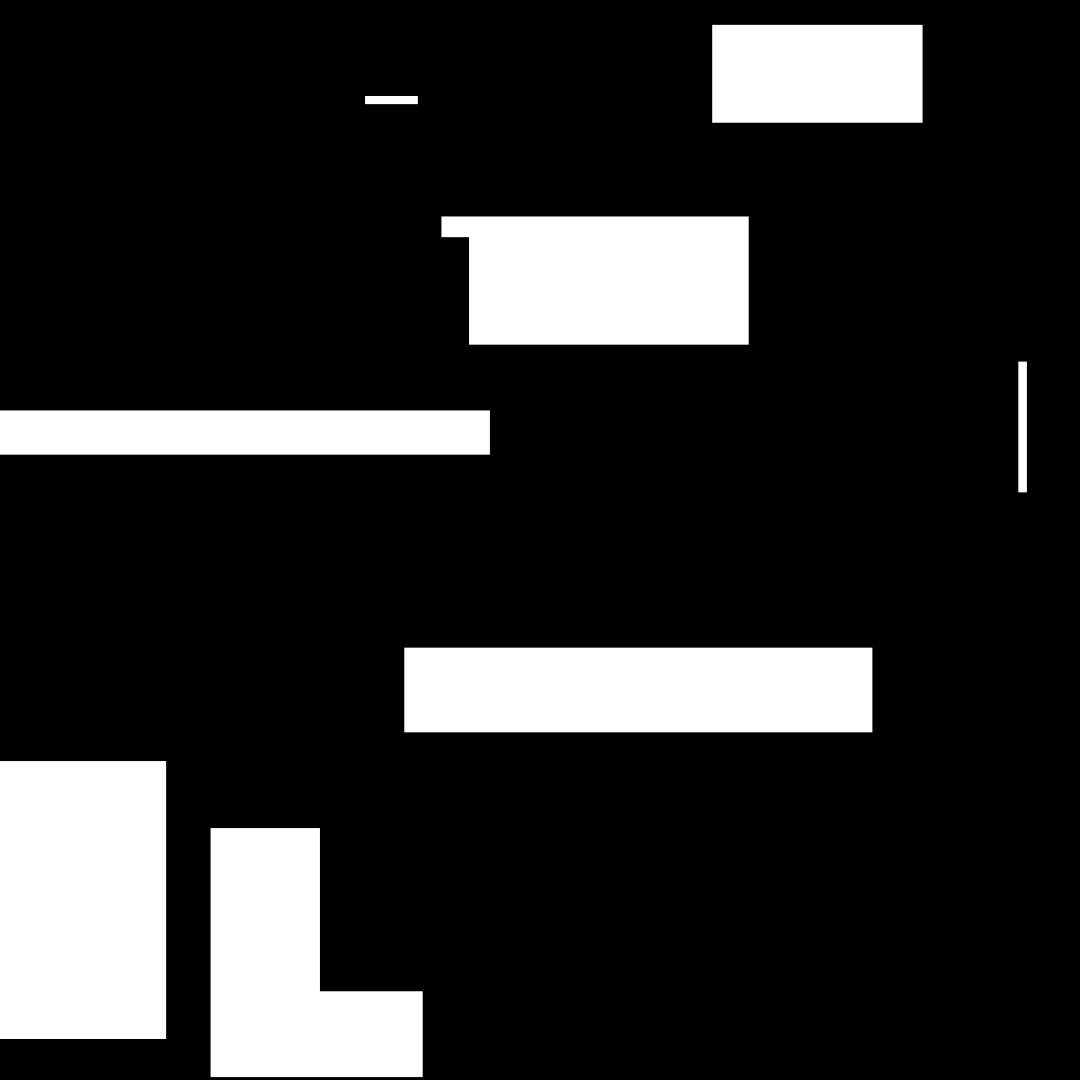
Frame 1 (no input)
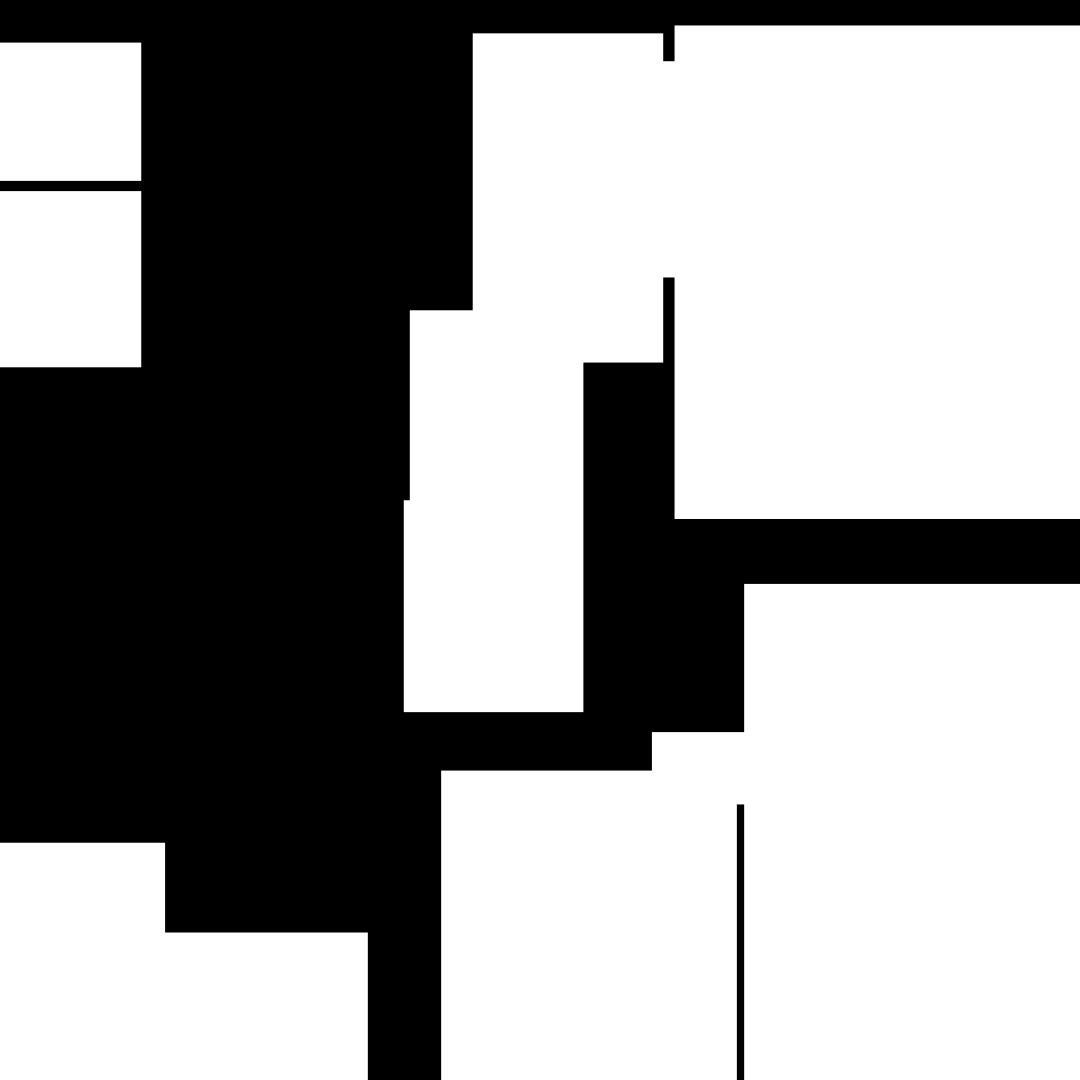
Frame 60 (the mouse pressed at the canvas centre just before this capture)
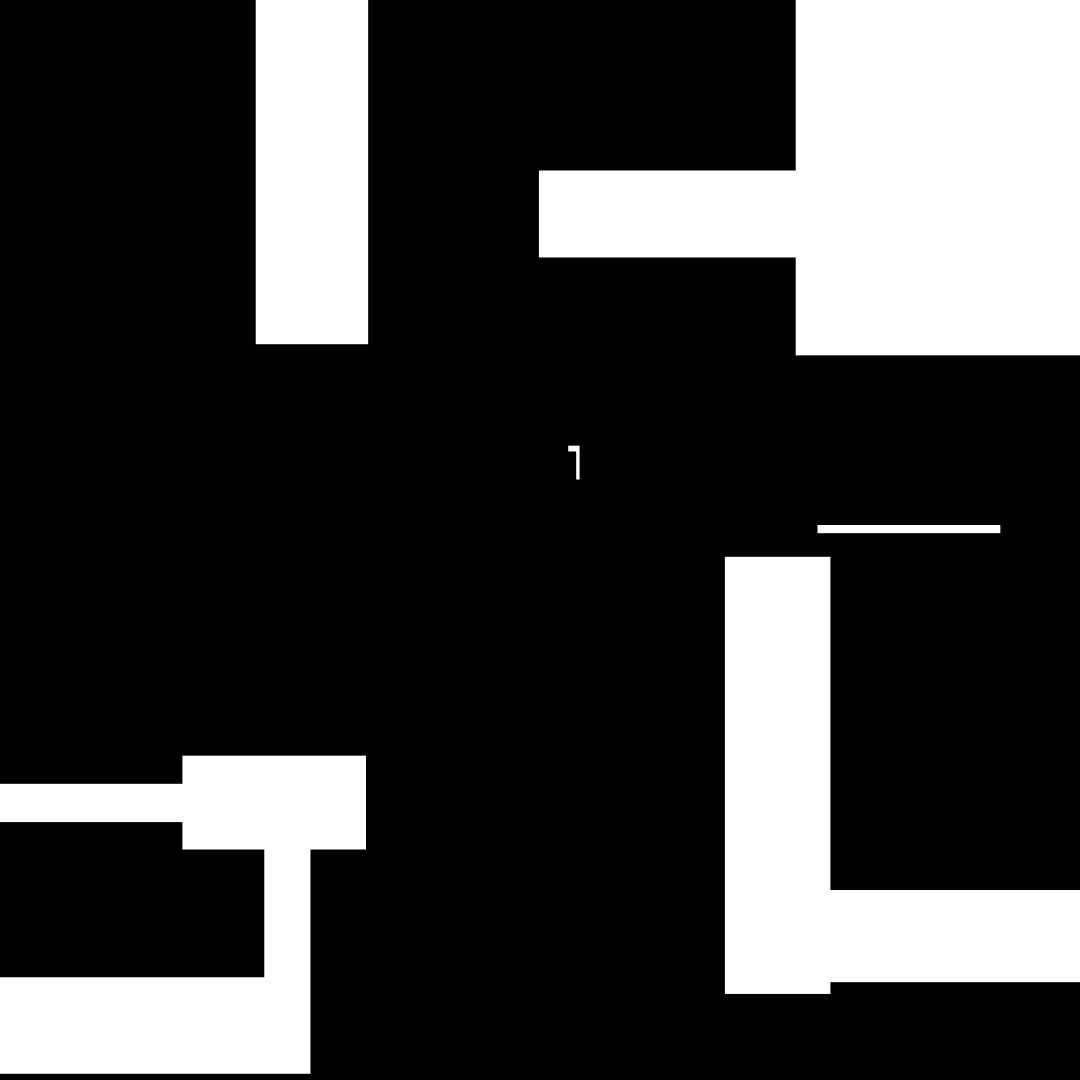
Frame 120 (the mouse held since frame 60 and released just before this capture)

The Processing sketch that drew these frames (run headless with seeded random() and noise(); from frame 60 on, the mouse is pressed at the canvas centre):

// Processing sketch: sketch_004
// ── sketch_004.pde
//int field_width = screenWidth;
//int field_height = screenHeight;
float frame = 0;
int num = 20;
float[] x = new float[num];
float[] y = new float[num];
float[] w = new float[num];
float[] h = new float[num];
 
void setup(){
  //size(field_width, field_height);
  size(1080,1080);
  frameRate(60);
  noFill();
  smooth();
  colorMode(HSB);
  //stroke(255);  
  noStroke();
  rectMode(CENTER);
}

void draw(){
  background(0); 
  for(int i = num - 1 ; i > 0 ; i--) {
      x[i] = random(width);
      y[i] = random(height);
      w[i] = random(width/2);
      h[i] = random(height/2);
      fill(i %2 * 255);
      
      
      
     rect(x[i], y[i], w[i], h[i]);
  }
  frame++;
}




void keyPressed() {
  if ( key == ' ' ) {
    save( System.nanoTime() + ".png" );
  }
}
